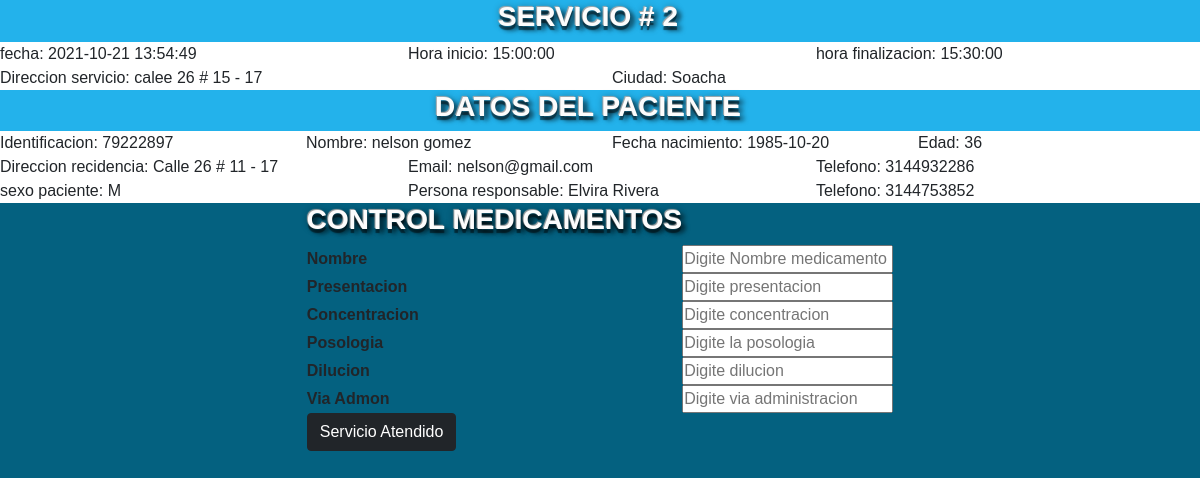
Screenshot of /inshhiscli.php?id=2 (signed in) with the database file from the repository.
### tables this page shows
CREATE TABLE `servicios` (
  `idServicios` int(11) NOT NULL,
  `Fecha_Serv` datetime NOT NULL,
  `Hora_Ini` time NOT NULL,
  `Hora_Fin` time NOT NULL,
  `Dir_Servc` varchar(150) NOT NULL,
  `Estado` int(11) NOT NULL,
  `Ciudad` varchar(60) NOT NULL,
  `Observaciones` varchar(250) NOT NULL,
  `Usuario_idUsuario` bigint(20) NOT NULL,
  `Medico_idMedico` int(11) NOT NULL
);

CREATE TABLE `usuario` (
  `idUsuario` bigint(20) NOT NULL,
  `Nombre` varchar(70) NOT NULL,
  `Fecha_nac` date NOT NULL,
  `Eps` varchar(70) NOT NULL,
  `Fecha_Afili` date NOT NULL,
  `Direccion` varchar(150) NOT NULL,
  `Email` varchar(60) NOT NULL,
  `Telefono` bigint(20) NOT NULL,
  `Responsable` varchar(150) NOT NULL,
  `Tel_Respon` bigint(20) NOT NULL,
  `Password` varchar(60) NOT NULL,
  `Sexo` varchar(45) NOT NULL,
  `Ciudad` varchar(60) NOT NULL,
  `Estado_Civil` varchar(45) NOT NULL,
  `Rol_idRol` int(11) NOT NULL
);

### class/conexion.php (called while the page is built, shortened)
<?php
class Conexion
{
	public function Conexion()
	{
		try
		{
			$this->conex= new PDO("mysql:host=".serv.";dbname=".base.";charset=".charset.";port=".port,usua,pass);
		}
		catch(exception $e)
		{
			echo"Error al aconectar la base de datos".$e->getMessage();
		}
	}
}
?>

### class/class.php (called while the page is built, shortened)
<?php
require("conexion.php");
class Profesional extends conexion
{
    Private $quer=array();
    public function queryidserv($ids)
    {
        $sql="SELECT * FROM servicios
        INNER JOIN usuario
        ON servicios.Usuario_idUsuario=usuario.idUsuario
        WHERE servicios.idServicios=:ids AND servicios.Estado=1";
        $res=$this->conex->prepare($sql);
        $res->execute(array(":ids"=>$ids));
        while($reg=$res->fetch(PDO::FETCH_ASSOC))
        {
            $this->quer[]=$reg;
        }
        return $this->quer;
    }
}
?>

### inshhiscli.php (the view, shortened to what this page needs)
<?php
    require("class/class.php");
    if(isset($_GET))
    {
        $ids=$_GET['id'];
    }
    $info= new Profesional;
    $inf=$info->queryidserv($ids);
?>
<!DOCTYPE html>
<html lang="en">
<head>
    <link rel="stylesheet" href="styles.css">
    <link rel="stylesheet" href="css/estilo.css">
</head>
<body>
<div class="row">
        <div class="row color1">
            <h3> servicio #  <?php echo "   ".$inf[0]['idServicios']?>
        </div>
        <div class="col-4 color2">
            fecha: <?php echo  "   ".$inf[0]['Fecha_Serv']?>
        </div>
        <div class="col-4 color2">
            Hora inicio:<?php echo "   ".$inf[0]['Hora_Ini']?>
        </div>
        <div class="col-4 color2">
            hora finalizacion: <?php echo "   ".$inf[0]['Hora_Fin']?>
        </div>
    </div>
    <div class="row">
        <div class="col-6 color2">
            Direccion servicio:<?php echo "   ".$inf[0]['Dir_Servc']?>
        </div>
        <div class="col-6 color2">
            Ciudad:<?php echo "   ".$inf[0]['Ciudad']?>
        </div>
    </div>
    <div class="row">
        <div class="row color1">
            <h3>Datos del paciente</h3>
        </div>
        <div class="col-3 color2">
            Identificacion:<?php echo "   ".$inf[0]['Usuario_idUsuario']?>
        </div>
        <div class="col-3 color2">
            Nombre:<?php echo "   ".$inf[0]['Nombre']?>
        </div>
        <div class="col-3 color2">
            Fecha nacimiento:<?php echo "   ".$inf[0]['Fecha_nac']?>
        </div>
        <div class="col-3 color2">
            Edad:<?php
            $fnac= date('Y', strtotime($inf[0]['Fecha_nac']))." ";
            $hoy = date("Y");
            echo "   ".$edad=$hoy-$fnac;
            ?>
        </div>
    </div>
    <div class="row">
        <div class="col-4 color2">
            Direccion recidencia:<?php echo "   ".$inf[0]['Direccion']?>
        </div>
        <div class="col-4 color2">
            Email:<?php echo "   ".$inf[0]['Email']?>
        </div>
        <div class="col-4 color2">
            Telefono:<?php echo "   ".$inf[0]['Telefono']?>
        </div>
    </div>
    <div class="row">
    <div class="col-4 color2">
            sexo paciente:<?php echo "   ".$inf[0]['Sexo']?>
        </div>
        <div class="col-4 color2">
            Persona responsable:<?php echo "   ".$inf[0]['Responsable']?>
        </div>
        <div class="col-4 color2">
            Telefono:<?php echo "   ".$inf[0]['Tel_Respon']?>
        </div>
    </div>
    <div class="row">
        <center>
        <table>
            <form method="POST">
                <tr class="color">
                    <td><div class="row"><h3>Control medicamentos</h3></div></td>
                </tr>
                <tr class="color">
                    <th>Nombre</th>
                    <td><input type="text" name="nom" placeholder="Digite Nombre medicamento"></td>
                </tr>
                <tr class="color">
                    <th>Presentacion</th>
                    <td><input type="text" name="pres" placeholder="Digite presentacion"></td>
                </tr>
                <tr class="color">
                    <th>Concentracion</th>
                    <td><input type="text" name="con" placeholder="Digite concentracion"></td>
                </tr>
                <tr class="color">
                    <th>Posologia</th>
                    <td><input type="text" name="pos" placeholder="Digite la posologia"></td>
                </tr>
                <tr class="color">
                    <th>Dilucion</th>
                    <td><input type="text" name="di" placeholder="Digite dilucion"></td>
                </tr>
                <tr class="color">
                    <th>Via Admon</th>
                    <td><input type="text" name="via" placeholder="Digite via administracion"></td>
                </tr>
                <tr>
                    <td><input type="submit"  name="enviar" class="btn btn-dark" value="Servicio Atendido"></td>
                </tr>
            </form>
        </table>
        </center>
    </div>
</body>
</html>

### css/estilo.css (style rules this page uses)
.color1 { background-color: #23b2eb; }
.color2 { background-color: #ffffff; }
* { margin: 0; padding: 0; box-sizing: border-box; }
body { width: 100%; height: 100%; font-family: arial; background-color: #046180; background-repeat:no-repeat; background-position-x:center; background-position-y:center; background-size: cover; }
h1 ,h2 ,h3 { margin-top: 13rem; text-align: center; text-transform: uppercase; color: #fcfcfc; font-style: verdana; font-weight: bold; text-shadow: -1px -1px 1px #aaa, 0px 4px 1px rgba(0,0,0,0.5), 4px 4px 5px rgba(0,0,0,0.7), 0px 0px 7px rgba(0,0,0,0.4); }

### rows the page displays
servicios: idServicios "2", Fecha_Serv "2021-10-21 13:54:49", Hora_Ini "15:00:00", Hora_Fin "15:30:00", Dir_Servc "calee 26 # 15 - 17", Usuario_idUsuario.Ciudad "Soacha", Usuario_idUsuario "79222897", Usuario_idUsuario.Nombre "nelson gomez", Usuario_idUsuario.Fecha_nac "1985-10-20", Usuario_idUsuario.Direccion "Calle 26 # 11 - 17", Usuario_idUsuario.Email "nelson@gmail.com", Usuario_idUsuario.Telefono "3144932286", Usuario_idUsuario.Sexo "M", Usuario_idUsuario.Responsable "Elvira Rivera", Usuario_idUsuario.Tel_Respon "3144753852"
